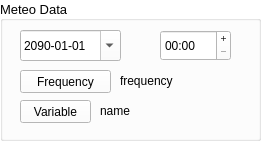
           <widget class="QGroupBox" name="groupBoxVariable">
            <property name="minimumSize">
             <size>
              <width>261</width>
              <height>141</height>
             </size>
            </property>
            <property name="maximumSize">
             <size>
              <width>261</width>
              <height>141</height>
             </size>
            </property>
            <property name="palette">
             <palette>
              <active>
               <colorrole role="WindowText">
                <brush brushstyle="SolidPattern">
                 <color alpha="255">
                  <red>0</red>
                  <green>0</green>
                  <blue>0</blue>
                 </color>
                </brush>
               </colorrole>
               <colorrole role="Button">
                <brush brushstyle="SolidPattern">
                 <color alpha="255">
                  <red>255</red>
                  <green>255</green>
                  <blue>255</blue>
                 </color>
                </brush>
               </colorrole>
               <colorrole role="Light">
                <brush brushstyle="SolidPattern">
                 <color alpha="255">
                  <red>255</red>
                  <green>255</green>
                  <blue>255</blue>
                 </color>
                </brush>
               </colorrole>
               <colorrole role="Midlight">
                <brush brushstyle="SolidPattern">
                 <color alpha="255">
                  <red>255</red>
                  <green>255</green>
                  <blue>255</blue>
                 </color>
                </brush>
               </colorrole>
               <colorrole role="Dark">
                <brush brushstyle="SolidPattern">
                 <color alpha="255">
                  <red>127</red>
                  <green>127</green>
                  <blue>127</blue>
                 </color>
                </brush>
               </colorrole>
               <colorrole role="Mid">
                <brush brushstyle="SolidPattern">
                 <color alpha="255">
                  <red>170</red>
                  <green>170</green>
                  <blue>170</blue>
                 </color>
                </brush>
               </colorrole>
               <colorrole role="Text">
                <brush brushstyle="SolidPattern">
                 <color alpha="255">
                  <red>0</red>
                  <green>0</green>
                  <blue>0</blue>
                 </color>
                </brush>
               </colorrole>
               <colorrole role="BrightText">
                <brush brushstyle="SolidPattern">
                 <color alpha="255">
                  <red>255</red>
                  <green>255</green>
                  <blue>255</blue>
                 </color>
                </brush>
               </colorrole>
               <colorrole role="ButtonText">
                <brush brushstyle="SolidPattern">
                 <color alpha="255">
                  <red>0</red>
                  <green>0</green>
                  <blue>0</blue>
                 </color>
                </brush>
               </colorrole>
               <colorrole role="Base">
                <brush brushstyle="SolidPattern">
                 <color alpha="255">
                  <red>255</red>
                  <green>255</green>
                  <blue>255</blue>
                 </color>
                </brush>
               </colorrole>
               <colorrole role="Window">
                <brush brushstyle="SolidPattern">
                 <color alpha="255">
                  <red>255</red>
                  <green>255</green>
                  <blue>255</blue>
                 </color>
                </brush>
               </colorrole>
               <colorrole role="Shadow">
                <brush brushstyle="SolidPattern">
                 <color alpha="255">
                  <red>0</red>
                  <green>0</green>
                  <blue>0</blue>
                 </color>
                </brush>
               </colorrole>
               <colorrole role="AlternateBase">
                <brush brushstyle="SolidPattern">
                 <color alpha="255">
                  <red>255</red>
                  <green>255</green>
                  <blue>255</blue>
                 </color>
                </brush>
               </colorrole>
               <colorrole role="ToolTipBase">
                <brush brushstyle="SolidPattern">
                 <color alpha="255">
                  <red>255</red>
                  <green>255</green>
                  <blue>220</blue>
                 </color>
                </brush>
               </colorrole>
               <colorrole role="ToolTipText">
                <brush brushstyle="SolidPattern">
                 <color alpha="255">
                  <red>0</red>
                  <green>0</green>
                  <blue>0</blue>
                 </color>
                </brush>
               </colorrole>
               <colorrole role="PlaceholderText">
                <brush brushstyle="NoBrush">
                 <color alpha="128">
                  <red>0</red>
                  <green>0</green>
                  <blue>0</blue>
                 </color>
                </brush>
               </colorrole>
              </active>
              <inactive>
               <colorrole role="WindowText">
                <brush brushstyle="SolidPattern">
                 <color alpha="255">
                  <red>0</red>
                  <green>0</green>
                  <blue>0</blue>
                 </color>
                </brush>
               </colorrole>
               <colorrole role="Button">
                <brush brushstyle="SolidPattern">
                 <color alpha="255">
                  <red>255</red>
                  <green>255</green>
                  <blue>255</blue>
                 </color>
                </brush>
               </colorrole>
               <colorrole role="Light">
                <brush brushstyle="SolidPattern">
                 <color alpha="255">
                  <red>255</red>
                  <green>255</green>
                  <blue>255</blue>
                 </color>
                </brush>
               </colorrole>
               <colorrole role="Midlight">
                <brush brushstyle="SolidPattern">
                 <color alpha="255">
                  <red>255</red>
                  <green>255</green>
                  <blue>255</blue>
                 </color>
                </brush>
               </colorrole>
               <colorrole role="Dark">
                <brush brushstyle="SolidPattern">
                 <color alpha="255">
                  <red>127</red>
                  <green>127</green>
                  <blue>127</blue>
                 </color>
                </brush>
               </colorrole>
               <colorrole role="Mid">
                <brush brushstyle="SolidPattern">
                 <color alpha="255">
                  <red>170</red>
                  <green>170</green>
                  <blue>170</blue>
                 </color>
                </brush>
               </colorrole>
               <colorrole role="Text">
                <brush brushstyle="SolidPattern">
                 <color alpha="255">
                  <red>0</red>
                  <green>0</green>
                  <blue>0</blue>
                 </color>
                </brush>
               </colorrole>
               <colorrole role="BrightText">
                <brush brushstyle="SolidPattern">
                 <color alpha="255">
                  <red>255</red>
                  <green>255</green>
                  <blue>255</blue>
                 </color>
                </brush>
               </colorrole>
               <colorrole role="ButtonText">
                <brush brushstyle="SolidPattern">
                 <color alpha="255">
                  <red>0</red>
                  <green>0</green>
                  <blue>0</blue>
                 </color>
                </brush>
               </colorrole>
               <colorrole role="Base">
                <brush brushstyle="SolidPattern">
                 <color alpha="255">
                  <red>255</red>
                  <green>255</green>
                  <blue>255</blue>
                 </color>
                </brush>
               </colorrole>
               <colorrole role="Window">
                <brush brushstyle="SolidPattern">
                 <color alpha="255">
                  <red>255</red>
                  <green>255</green>
                  <blue>255</blue>
                 </color>
                </brush>
               </colorrole>
               <colorrole role="Shadow">
                <brush brushstyle="SolidPattern">
                 <color alpha="255">
                  <red>0</red>
                  <green>0</green>
                  <blue>0</blue>
                 </color>
                </brush>
               </colorrole>
               <colorrole role="AlternateBase">
                <brush brushstyle="SolidPattern">
                 <color alpha="255">
                  <red>255</red>
                  <green>255</green>
                  <blue>255</blue>
                 </color>
                </brush>
               </colorrole>
               <colorrole role="ToolTipBase">
                <brush brushstyle="SolidPattern">
                 <color alpha="255">
                  <red>255</red>
                  <green>255</green>
                  <blue>220</blue>
                 </color>
                </brush>
               </colorrole>
               <colorrole role="ToolTipText">
                <brush brushstyle="SolidPattern">
                 <color alpha="255">
                  <red>0</red>
                  <green>0</green>
                  <blue>0</blue>
                 </color>
                </brush>
               </colorrole>
               <colorrole role="PlaceholderText">
                <brush brushstyle="NoBrush">
                 <color alpha="128">
                  <red>0</red>
                  <green>0</green>
                  <blue>0</blue>
                 </color>
                </brush>
               </colorrole>
              </inactive>
              <disabled>
               <colorrole role="WindowText">
                <brush brushstyle="SolidPattern">
                 <color alpha="255">
                  <red>127</red>
                  <green>127</green>
                  <blue>127</blue>
                 </color>
                </brush>
               </colorrole>
               <colorrole role="Button">
                <brush brushstyle="SolidPattern">
                 <color alpha="255">
                  <red>255</red>
                  <green>255</green>
                  <blue>255</blue>
                 </color>
                </brush>
               </colorrole>
               <colorrole role="Light">
                <brush brushstyle="SolidPattern">
                 <color alpha="255">
                  <red>255</red>
                  <green>255</green>
                  <blue>255</blue>
                 </color>
                </brush>
               </colorrole>
               <colorrole role="Midlight">
                <brush brushstyle="SolidPattern">
                 <color alpha="255">
                  <red>255</red>
                  <green>255</green>
                  <blue>255</blue>
                 </color>
                </brush>
               </colorrole>
               <colorrole role="Dark">
                <brush brushstyle="SolidPattern">
                 <color alpha="255">
                  <red>127</red>
                  <green>127</green>
                  <blue>127</blue>
                 </color>
                </brush>
               </colorrole>
               <colorrole role="Mid">
                <brush brushstyle="SolidPattern">
                 <color alpha="255">
                  <red>170</red>
                  <green>170</green>
                  <blue>170</blue>
                 </color>
                </brush>
               </colorrole>
               <colorrole role="Text">
                <brush brushstyle="SolidPattern">
                 <color alpha="255">
                  <red>127</red>
                  <green>127</green>
                  <blue>127</blue>
                 </color>
                </brush>
               </colorrole>
               <colorrole role="BrightText">
                <brush brushstyle="SolidPattern">
                 <color alpha="255">
                  <red>255</red>
                  <green>255</green>
                  <blue>255</blue>
                 </color>
                </brush>
               </colorrole>
               <colorrole role="ButtonText">
                <brush brushstyle="SolidPattern">
                 <color alpha="255">
                  <red>127</red>
                  <green>127</green>
                  <blue>127</blue>
                 </color>
                </brush>
               </colorrole>
               <colorrole role="Base">
                <brush brushstyle="SolidPattern">
                 <color alpha="255">
                  <red>255</red>
                  <green>255</green>
                  <blue>255</blue>
                 </color>
                </brush>
               </colorrole>
               <colorrole role="Window">
                <brush brushstyle="SolidPattern">
                 <color alpha="255">
                  <red>255</red>
                  <green>255</green>
                  <blue>255</blue>
                 </color>
                </brush>
               </colorrole>
               <colorrole role="Shadow">
                <brush brushstyle="SolidPattern">
                 <color alpha="255">
                  <red>0</red>
                  <green>0</green>
                  <blue>0</blue>
                 </color>
                </brush>
               </colorrole>
               <colorrole role="AlternateBase">
                <brush brushstyle="SolidPattern">
                 <color alpha="255">
                  <red>255</red>
                  <green>255</green>
                  <blue>255</blue>
                 </color>
                </brush>
               </colorrole>
               <colorrole role="ToolTipBase">
                <brush brushstyle="SolidPattern">
                 <color alpha="255">
                  <red>255</red>
                  <green>255</green>
                  <blue>220</blue>
                 </color>
                </brush>
               </colorrole>
               <colorrole role="ToolTipText">
                <brush brushstyle="SolidPattern">
                 <color alpha="255">
                  <red>0</red>
                  <green>0</green>
                  <blue>0</blue>
                 </color>
                </brush>
               </colorrole>
               <colorrole role="PlaceholderText">
                <brush brushstyle="NoBrush">
                 <color alpha="128">
                  <red>0</red>
                  <green>0</green>
                  <blue>0</blue>
                 </color>
                </brush>
               </colorrole>
              </disabled>
             </palette>
            </property>
            <property name="font">
             <font>
              <pointsize>10</pointsize>
              <weight>50</weight>
              <bold>false</bold>
             </font>
            </property>
            <property name="autoFillBackground">
             <bool>true</bool>
            </property>
            <property name="title">
             <string notr="true">Meteo Data</string>
            </property>
            <property name="alignment">
             <set>Qt::AlignLeading|Qt::AlignLeft|Qt::AlignVCenter</set>
            </property>
            <widget class="QLabel" name="labelVariable">
             <property name="geometry">
              <rect>
               <x>100</x>
               <y>100</y>
               <width>151</width>
               <height>21</height>
              </rect>
             </property>
             <property name="palette">
              <palette>
               <active>
                <colorrole role="WindowText">
                 <brush brushstyle="SolidPattern">
                  <color alpha="255">
                   <red>0</red>
                   <green>0</green>
                   <blue>0</blue>
                  </color>
                 </brush>
                </colorrole>
               </active>
               <inactive>
                <colorrole role="WindowText">
                 <brush brushstyle="SolidPattern">
                  <color alpha="255">
                   <red>0</red>
                   <green>0</green>
                   <blue>0</blue>
                  </color>
                 </brush>
                </colorrole>
               </inactive>
               <disabled>
                <colorrole role="WindowText">
                 <brush brushstyle="SolidPattern">
                  <color alpha="255">
                   <red>127</red>
                   <green>127</green>
                   <blue>127</blue>
                  </color>
                 </brush>
                </colorrole>
               </disabled>
              </palette>
             </property>
             <property name="font">
              <font>
               <pointsize>9</pointsize>
              </font>
             </property>
             <property name="text">
              <string>name</string>
             </property>
            </widget>
            <widget class="QLabel" name="labelFrequency">
             <property name="geometry">
              <rect>
               <x>120</x>
               <y>70</y>
               <width>131</width>
               <height>21</height>
              </rect>
             </property>
             <property name="font">
              <font>
               <pointsize>9</pointsize>
              </font>
             </property>
             <property name="text">
              <string>frequency</string>
             </property>
            </widget>
            <widget class="QDateEdit" name="dateEdit">
             <property name="geometry">
              <rect>
               <x>20</x>
               <y>30</y>
               <width>101</width>
               <height>31</height>
              </rect>
             </property>
             <property name="palette">
              <palette>
               <active>
                <colorrole role="Text">
                 <brush brushstyle="SolidPattern">
                  <color alpha="255">
                   <red>0</red>
                   <green>0</green>
                   <blue>0</blue>
                  </color>
                 </brush>
                </colorrole>
                <colorrole role="PlaceholderText">
                 <brush brushstyle="NoBrush">
                  <color alpha="128">
                   <red>0</red>
                   <green>0</green>
                   <blue>0</blue>
                  </color>
                 </brush>
                </colorrole>
               </active>
               <inactive>
                <colorrole role="Text">
                 <brush brushstyle="SolidPattern">
                  <color alpha="255">
                   <red>0</red>
                   <green>0</green>
                   <blue>0</blue>
                  </color>
                 </brush>
                </colorrole>
                <colorrole role="PlaceholderText">
                 <brush brushstyle="NoBrush">
                  <color alpha="128">
                   <red>0</red>
                   <green>0</green>
                   <blue>0</blue>
                  </color>
                 </brush>
                </colorrole>
               </inactive>
               <disabled>
                <colorrole role="Text">
                 <brush brushstyle="SolidPattern">
                  <color alpha="255">
                   <red>127</red>
                   <green>127</green>
                   <blue>127</blue>
                  </color>
                 </brush>
                </colorrole>
                <colorrole role="PlaceholderText">
                 <brush brushstyle="NoBrush">
                  <color alpha="128">
                   <red>0</red>
                   <green>0</green>
                   <blue>0</blue>
                  </color>
                 </brush>
                </colorrole>
               </disabled>
              </palette>
             </property>
             <property name="font">
              <font>
               <pointsize>9</pointsize>
              </font>
             </property>
             <property name="dateTime">
              <datetime>
               <hour>0</hour>
               <minute>0</minute>
               <second>0</second>
               <year>2090</year>
               <month>1</month>
               <day>1</day>
              </datetime>
             </property>
             <property name="maximumDateTime">
              <datetime>
               <hour>23</hour>
               <minute>59</minute>
               <second>59</second>
               <year>7999</year>
               <month>12</month>
               <day>31</day>
              </datetime>
             </property>
             <property name="minimumDateTime">
              <datetime>
               <hour>0</hour>
               <minute>0</minute>
               <second>0</second>
               <year>1752</year>
               <month>10</month>
               <day>14</day>
              </datetime>
             </property>
             <property name="maximumDate">
              <date>
               <year>7999</year>
               <month>12</month>
               <day>31</day>
              </date>
             </property>
             <property name="currentSection">
              <enum>QDateTimeEdit::YearSection</enum>
             </property>
             <property name="displayFormat">
              <string>yyyy-MM-dd</string>
             </property>
             <property name="calendarPopup">
              <bool>true</bool>
             </property>
             <property name="date">
              <date>
               <year>2090</year>
               <month>1</month>
               <day>1</day>
              </date>
             </property>
            </widget>
            <widget class="QPushButton" name="frequencyButton">
             <property name="geometry">
              <rect>
               <x>20</x>
               <y>70</y>
               <width>91</width>
               <height>23</height>
              </rect>
             </property>
             <property name="font">
              <font>
               <pointsize>9</pointsize>
              </font>
             </property>
             <property name="text">
              <string>Frequency</string>
             </property>
            </widget>
            <widget class="QPushButton" name="variableButton">
             <property name="geometry">
              <rect>
               <x>20</x>
               <y>100</y>
               <width>71</width>
               <height>23</height>
              </rect>
             </property>
             <property name="font">
              <font>
               <pointsize>9</pointsize>
              </font>
             </property>
             <property name="text">
              <string>Variable</string>
             </property>
            </widget>
            <widget class="QTimeEdit" name="timeEdit">
             <property name="geometry">
              <rect>
               <x>160</x>
               <y>30</y>
               <width>71</width>
               <height>31</height>
              </rect>
             </property>
             <property name="palette">
              <palette>
               <active>
                <colorrole role="Text">
                 <brush brushstyle="SolidPattern">
                  <color alpha="255">
                   <red>0</red>
                   <green>0</green>
                   <blue>0</blue>
                  </color>
                 </brush>
                </colorrole>
                <colorrole role="PlaceholderText">
                 <brush brushstyle="NoBrush">
                  <color alpha="128">
                   <red>0</red>
                   <green>0</green>
                   <blue>0</blue>
                  </color>
                 </brush>
                </colorrole>
               </active>
               <inactive>
                <colorrole role="Text">
                 <brush brushstyle="SolidPattern">
                  <color alpha="255">
                   <red>0</red>
                   <green>0</green>
                   <blue>0</blue>
                  </color>
                 </brush>
                </colorrole>
                <colorrole role="PlaceholderText">
                 <brush brushstyle="NoBrush">
                  <color alpha="128">
                   <red>0</red>
                   <green>0</green>
                   <blue>0</blue>
                  </color>
                 </brush>
                </colorrole>
               </inactive>
               <disabled>
                <colorrole role="Text">
                 <brush brushstyle="SolidPattern">
                  <color alpha="255">
                   <red>127</red>
                   <green>127</green>
                   <blue>127</blue>
                  </color>
                 </brush>
                </colorrole>
                <colorrole role="PlaceholderText">
                 <brush brushstyle="NoBrush">
                  <color alpha="128">
                   <red>0</red>
                   <green>0</green>
                   <blue>0</blue>
                  </color>
                 </brush>
                </colorrole>
               </disabled>
              </palette>
             </property>
             <property name="font">
              <font>
               <pointsize>9</pointsize>
              </font>
             </property>
             <property name="buttonSymbols">
              <enum>QAbstractSpinBox::PlusMinus</enum>
             </property>
             <property name="maximumDate">
              <date>
               <year>2000</year>
               <month>1</month>
               <day>1</day>
              </date>
             </property>
             <property name="displayFormat">
              <string>HH:mm</string>
             </property>
            </widget>
           </widget>
